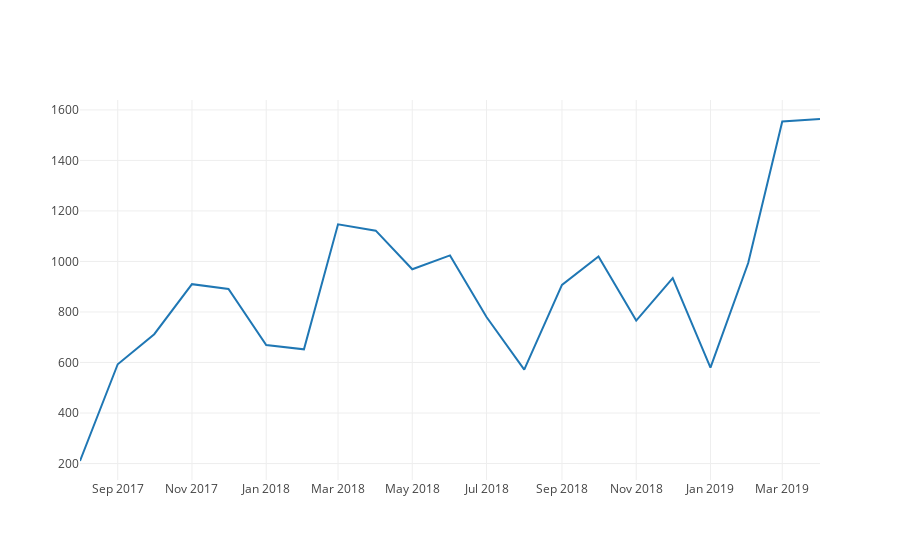

Notebook cell for this chart:
### Markdown cell above
## Experiments

### Code cell
## Plot all data in dataset
counts = defaultdict(int)
for post in v1:
    date = post.date
    string = "{}-{:02}".format(date.year, date.month)
    counts[string] += 1

counts = list(counts.items())
counts.sort(key=lambda c: c[0])
data = [go.Scatter(x=[date for date, _ in counts], y=[count for _, count in counts])]

iplot(data)

### Figure 1 — Plotly figure (JSON) as saved in the notebook; plotly's stock layout.template omitted (floating-point values rounded to 4 significant figures)
{"data": [{"type": "scatter", "uid": "9a44d79f-c174-4d44-9a3b-c3fedf49ee2f", "x": ["2017-08", "2017-09", "2017-10", "2017-11", "2017-12", "2018-01", "2018-02", "2018-03", "2018-04", "2018-05", "2018-06", "2018-07", "2018-08", "2018-09", "2018-10", "2018-11", "2018-12", "2019-01", "2019-02", "2019-03", "2019-04"], "y": [210, 593, 712, 910, 891, 669, 652, 1147, 1122, 969, 1024, 780, 572, 907, 1020, 766, 934, 580, 994, 1554, 1564]}], "layout": {}}
